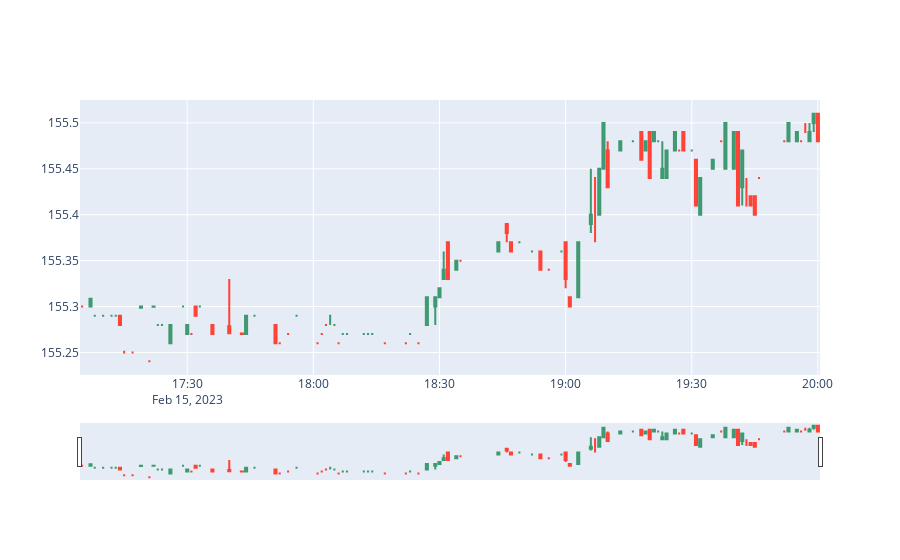
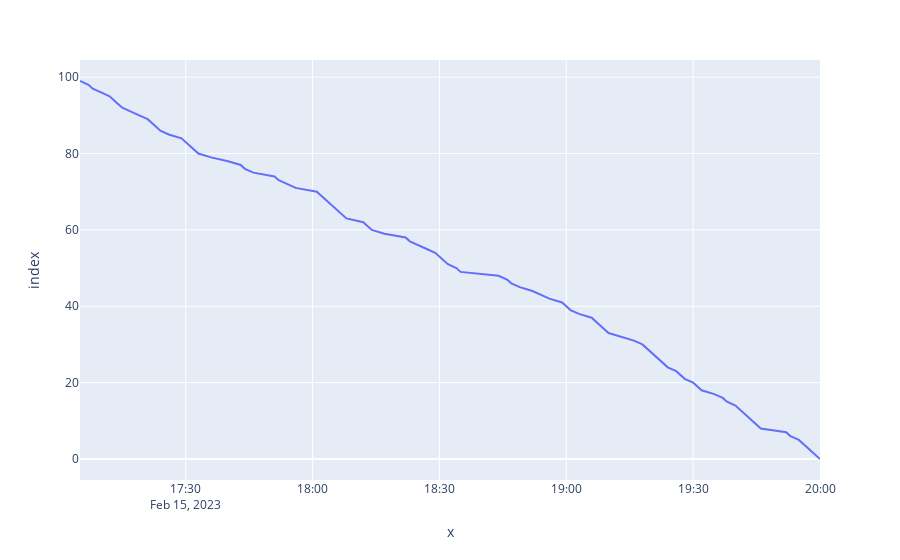

The code cell stored with these charts, in order, in its notebook:
### Code cell
import plotly.graph_objects as go
import plotly.express as px

symbol='AAPL'
data=script_data[symbol]
open_data = data['open']
high_data=data['high']
low_data =data['low']
close_data =data['close']
dates=data['timestamp']
indicator=indicator1(script_data[symbol], timeperiod=5)

fig = go.Figure(data=[go.Candlestick(x=dates,
                       open=open_data, high=high_data,
                       low=low_data, close=close_data)])

fig.show()
ind = px.line(indicator["indicator"], x=dates)

ind.show()
